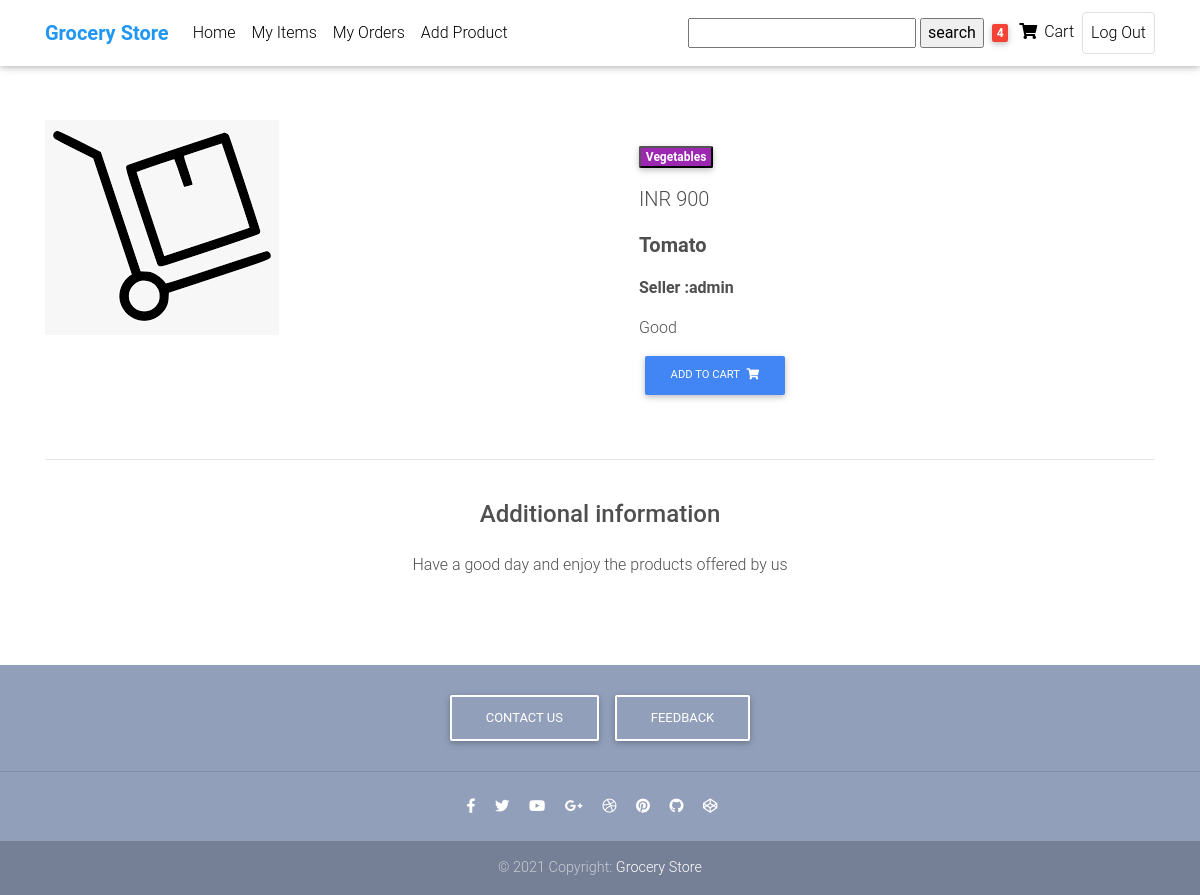
Screenshot of /product/16/ (signed in) with the database file from the repository.
### Base/models/product.py (models this page shows, shortened)
class Product(models.Model):
    title = models.CharField(max_length=250, unique=True)
    description = models.TextField(max_length=250, blank=True, null=True)
    image = models.ImageField(upload_to='uploads/products/',default='uploads/products/normal.png')
    price = models.IntegerField(default=0)
    created = models.DateTimeField(auto_now_add=True)
    category = models.ForeignKey(Categorie, on_delete=models.CASCADE,blank=True,null=True)
    quantity = models.IntegerField(default=1)
    user = models.ForeignKey(User, on_delete=models.CASCADE, blank=True, null=True)
    class Meta:
        ordering = ['created']

### Base/models/categorie.py (models this page shows)
class Categorie(models.Model):
    title = models.CharField(max_length=250)
    def __str__(self):
        return self.title

### Base/views/productdetail.py (the view)
# urls.py: path('product/<int:pk>/', ProductDetail.as_view(), name='product'),
class ProductDetail(LoginRequiredMixin, DetailView):
    model = Product
    context_object_name = 'product'
    template_name = 'Base/product_detail.html'
    def get_context_data(self, **kwargs):
        context = super().get_context_data(**kwargs)
        cart, _ = Cart.objects.get_or_create(user=self.request.user)
        context['quantity'] = cart.quantity
        return context

### Base/templates/Base/product_detail.html (shortened to what this page needs)
{% extends 'Base/basic.html' %}
{% load static %}
{% load crispy_forms_tags %}
{% load widget_tweaks %}
{% block scripts %}
  <link rel="stylesheet" href="https://use.fontawesome.com/releases/v5.11.2/css/all.css">
  <link href="{%static 'Product_detail/css/style.min.css' %}" rel="stylesheet">
  {% endblock scripts %}
   {% block content %}
  <main class="mt-5 pt-4">
    <div class="container dark-grey-text mt-5">
      <div class="row wow fadeIn">
        <div class="col-md-6 mb-4">
          <img src="{{product.image.url}}" class="img-fluid" alt="">
        </div>
        <div class="col-md-6 mb-4">
          <div class="p-4">
            <div class="mb-3">
                                         <form action="{%url 'all_category_products' product.category.id %}" method="GET">
                              <button type="submit" class="badge purple mr-1">{{product.category}}</button></form>
            </div>
            <p class="lead">
              <span>INR {{product.price}}</span>
            </p>
            <p class="lead font-weight-bold">{{product.title}}</p>
            <p class="font-weight-bold">Seller :{{product.user}}</p>
            <p>{{product.description}}</p>
             <form class="d-flex justify-content-left" action="{%url 'create_item' product.id %}" method="POST">
              <button class="btn btn-primary btn-md my-0 p" type="submit">Add to cart
                <i class="fas fa-shopping-cart ml-1"></i>
              </button>
             </form>
          </div>
        </div>
      </div>
      <hr>
      <div class="row d-flex justify-content-center wow fadeIn">
        <div class="col-md-6 text-center">
          <h4 class="my-4 h4">Additional information</h4>
          <p>Have a good day and enjoy the products offered by us</p>
        </div>
      </div>
      <div class="row wow fadeIn">
        <div class="col-lg-4 col-md-12 mb-4">
        </div>
        <div class="col-lg-4 col-md-6 mb-4">
        </div>
        <div class="col-lg-4 col-md-6 mb-4">
        </div>
      </div>
    </div>
  </main>
  {% endblock content %}

### Base/templates/Base/basic.html (style rules this page uses)
html, body, header, .carousel { height: 60vh; }

### rows the page displays
Product: image (picture), category "Vegetables", price "900", title "Tomato", user "admin", description "Good"

### other values shown
{{ quantity }} "4"
